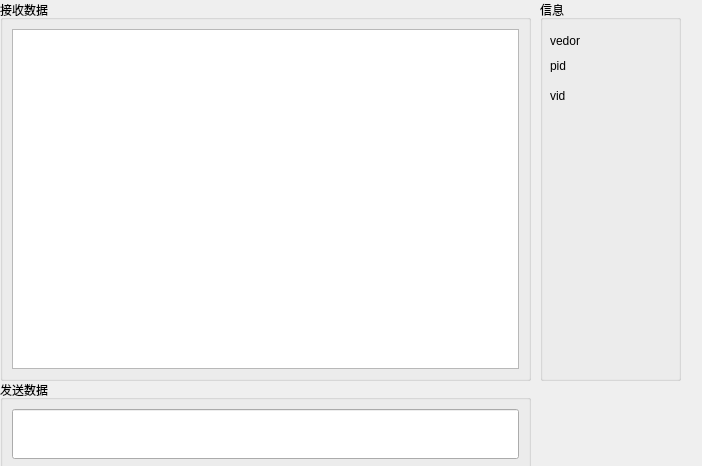
<?xml version="1.0" encoding="UTF-8"?>
<ui version="4.0">
 <class>usb_hid</class>
 <widget class="QWidget" name="usb_hid">
  <property name="geometry">
   <rect>
    <x>0</x>
    <y>0</y>
    <width>702</width>
    <height>466</height>
   </rect>
  </property>
  <property name="windowTitle">
   <string>Form</string>
  </property>
  <widget class="QGroupBox" name="groupBox">
   <property name="geometry">
    <rect>
     <x>0</x>
     <y>0</y>
     <width>531</width>
     <height>381</height>
    </rect>
   </property>
   <property name="title">
    <string>接收数据</string>
   </property>
   <layout class="QHBoxLayout" name="horizontalLayout">
    <item>
     <widget class="QTextEdit" name="textEdit"/>
    </item>
   </layout>
  </widget>
  <widget class="QGroupBox" name="groupBox_2">
   <property name="geometry">
    <rect>
     <x>0</x>
     <y>380</y>
     <width>531</width>
     <height>91</height>
    </rect>
   </property>
   <property name="title">
    <string>发送数据</string>
   </property>
   <layout class="QHBoxLayout" name="horizontalLayout_2">
    <item>
     <widget class="QLineEdit" name="lineEdit">
      <property name="sizePolicy">
       <sizepolicy hsizetype="Expanding" vsizetype="Expanding">
        <horstretch>0</horstretch>
        <verstretch>0</verstretch>
       </sizepolicy>
      </property>
     </widget>
    </item>
   </layout>
  </widget>
  <widget class="QGroupBox" name="groupBox_3">
   <property name="geometry">
    <rect>
     <x>540</x>
     <y>0</y>
     <width>141</width>
     <height>381</height>
    </rect>
   </property>
   <property name="title">
    <string>信息</string>
   </property>
   <widget class="QLabel" name="label">
    <property name="geometry">
     <rect>
      <x>10</x>
      <y>30</y>
      <width>54</width>
      <height>21</height>
     </rect>
    </property>
    <property name="text">
     <string>vedor</string>
    </property>
   </widget>
   <widget class="QLabel" name="label_2">
    <property name="geometry">
     <rect>
      <x>10</x>
      <y>60</y>
      <width>54</width>
      <height>12</height>
     </rect>
    </property>
    <property name="text">
     <string>pid</string>
    </property>
   </widget>
   <widget class="QLabel" name="label_3">
    <property name="geometry">
     <rect>
      <x>10</x>
      <y>90</y>
      <width>54</width>
      <height>12</height>
     </rect>
    </property>
    <property name="text">
     <string>vid</string>
    </property>
   </widget>
  </widget>
 </widget>
 <resources/>
 <connections/>
</ui>
